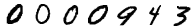
#> input picture curated_dataset/multi_digit_package/0000943.png, 196 x 28 px
$ python -i multidigit_classifier_ver4.py   (imports and definitions only)
#> lines starting #> are read from the running program, lines starting #| are printed output that depends on the picture; after the words box and inside, x2 and y2 are one past the last pixel; in counts of white or black regions, pixels touching at a corner belong together
import cv2
import numpy as np
from PIL import Image
import pickle
import os
import pandas as pd

# [16 lines left out: function preprocess_single_digit, not called in this run]

def extract_digits_from_image(image_path, debug=False):
    """
    Extracts individual digit images from a multi-digit image using OpenCV.

    Args:
        image_path (str): Path to the multi-digit image.
        debug (bool): If True, displays intermediate images for debugging.

    Returns:
        list: A list of PIL Image objects, each representing an extracted digit.
        list: A list of bounding box coordinates (x, y, w, h) for each digit.
    """
#> called with debug = False
    img = cv2.imread(image_path, cv2.IMREAD_GRAYSCALE)
#> img is the input picture: shape (28, 196); min 0, max 255, mean 214.5
    if img is None:
        print(f"Error: Could not read image at {image_path}")
        return [], []

    # 1. Preprocessing: Improved Thresholding and Dilation (Conditional)

    blurred = cv2.GaussianBlur(img, (5, 5), 0) # Apply Gaussian blur to smooth image.
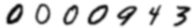
#> blurred: shape (28, 196); min 7, max 255, mean 214.5

    ret, thresh = cv2.threshold(blurred, 0, 255, cv2.THRESH_BINARY_INV + cv2.THRESH_OTSU) # Using Otsu's method
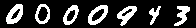
#> thresh: shape (28, 196); 20.9% white; 7 white regions
#> ret = 170

    kernel = np.ones((3, 3), np.uint8)
    # if the image has lots of gaps in the digits, add the dilation:
    # dilated = cv2.dilate(thresh, kernel, iterations=1) # dilate image to fill in gaps
    dilated = thresh

    if debug:
        # --- Visualization 1: Thresholded and Dilated Image ---
        cv2.imshow("Thresholded and Dilated", dilated)
        cv2.waitKey(0)  # Wait for a key press
        cv2.destroyAllWindows()
        # --- End Visualization 1 ---

    # 2. Contour Detection: Improved
    contours, hierarchy = cv2.findContours(dilated, cv2.RETR_EXTERNAL, cv2.CHAIN_APPROX_SIMPLE)
#> contours = 7 contours; box (x1, y1, x2, y2) and area: (88, 5, 108, 25) 250, (35, 4, 50, 24) 216, (6, 4, 23, 24) 216, (117, 6, 137, 26) 190, (63, 5, 79, 25) 189, (174, 6, 190, 26) 124, (149, 6, 161, 25) 71

    if debug:
        # --- Visualization 2: Contours on Original Image ---
        img_with_contours = cv2.cvtColor(img, cv2.COLOR_GRAY2BGR)  # Convert to BGR for color drawing
        cv2.drawContours(img_with_contours, contours, -1, (0, 255, 0), 2)  # Draw contours in green
        cv2.imshow("Contours on Original Image", img_with_contours)
        cv2.waitKey(0)
        cv2.destroyAllWindows()
        # --- End Visualization 2 ---

    # 3. Contour Filtering and Bounding Boxes: Refined
    digit_images = []
    digit_boxes = []

    max_boxes = 10
    box_count = 0
    for cnt in contours:
        x, y, w, h = cv2.boundingRect(cnt)
        # Refined filtering:
        if w > 2 and h > 5 and w < 70 and h < 70 and h / w > 0.5:
            # Check if the bounding box is not too close to the image edges
            # if x > 2 and y > 2 and x + w < img.shape[1] - 2 and y + h < img.shape[0] - 2:
            digit_boxes.append((x, y, w, h))
            box_count += 1
            if box_count >= max_boxes:
                break
#> this loop made 7 passes
#> (x, y, w, h) on passes 1 to 7: (174, 6, 16, 20), (149, 6, 12, 19), (117, 6, 20, 20), (88, 5, 20, 20), (63, 5, 16, 20), (35, 4, 15, 20), (6, 4, 17, 20)
#> after the loop, box_count = 7; digit_boxes = [(174, 6, 16, 20), (149, 6, 12, 19), (117, 6, 20, 20), (88, 5, 20, 20), (63, 5, 16, 20), (35, 4, 15, 20), (6, 4, 17, 20)]

    if debug:
        # --- Visualization 3: Bounding Boxes ---
        img_with_boxes = cv2.cvtColor(img, cv2.COLOR_GRAY2BGR)
        for x, y, w, h in digit_boxes:
            cv2.rectangle(img_with_boxes, (x, y), (x + w, y + h), (0, 0, 255), 2)  # Draw rectangle in red
        cv2.imshow("Bounding Boxes", img_with_boxes)
        cv2.waitKey(0)
        cv2.destroyAllWindows()
        # --- End Visualization 3 ---

    # 4. Merge Overlapping Boxes:
    # if there are too many boxes, try merging them
    if len(digit_boxes) > 7:
        digit_boxes = merge_overlapping_boxes(digit_boxes)

    if debug:
        # --- Visualization 4: Merged Bounding Boxes ---
        img_with_merged_boxes = cv2.cvtColor(img, cv2.COLOR_GRAY2BGR)
        for x, y, w, h in digit_boxes:
            cv2.rectangle(img_with_merged_boxes, (x, y), (x + w, y + h), (255, 0, 0), 2)  # Draw rectangle in blue
        cv2.imshow("Merged Bounding Boxes", img_with_merged_boxes)
        cv2.waitKey(0)
        cv2.destroyAllWindows()
        # --- End Visualization 4 ---

    # 5. Sorting (Left-to-Right)
    digit_boxes.sort()  # Sort by x-coordinate (leftmost first)

    # 6. Digit Extraction
    # --- Visualization 5: Padding on Extracted Digits ---
    if debug:
        img_with_padding = cv2.cvtColor(img, cv2.COLOR_GRAY2BGR)

    for x, y, w, h in digit_boxes:
        # --- New: Calculate Padding ---
        padding_percent = 0.1  # Adjust this value (e.g., 0.1 for 10%, 0.2 for 20%)
        padding_x = int(w * padding_percent)
        padding_y = int(h * padding_percent)

        # --- New: Adjust Bounding Box ---
        x_start = max(0, x - padding_x)
        y_start = max(0, y - padding_y)
        x_end = min(img.shape[1], x + w + padding_x)
        y_end = min(img.shape[0], y + h + padding_y)

        # Draw original box in red
        if debug:
            cv2.rectangle(img_with_padding, (x, y), (x + w, y + h), (0, 0, 255), 1) # original box in red
            cv2.rectangle(img_with_padding, (x_start, y_start), (x_end, y_end), (255, 0, 0), 1)  # Padded box in blue

        # --- New: Extract Digit with Padding ---
        digit_roi = img[y_start:y_end, x_start:x_end]

        digit_pil = Image.fromarray(digit_roi)
        digit_images.append(digit_pil)
#> this loop made 7 passes
#> (x, y, w, h, padding_x, padding_y, x_start, y_start) on passes 1 to 7: (6, 4, 17, 20, 1, 2, 5, 2), (35, 4, 15, 20, 1, 2, 34, 2), (63, 5, 16, 20, 1, 2, 62, 3), (88, 5, 20, 20, 2, 2, 86, 3), (117, 6, 20, 20, 2, 2, 115, 4), (149, 6, 12, 19, 1, 1, 148, 5), (174, 6, 16, 20, 1, 2, 173, 4)
#> pass 1, in extract_digits_from_image, `digit_pil = Image.fromarray(digit_roi)`:
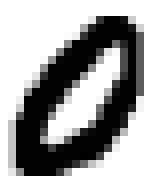
#> digit_pil: PIL image 19x24 L (shown 8 times larger); min 0, max 255, mean 162.9
#> pass 2, in extract_digits_from_image, `digit_pil = Image.fromarray(digit_roi)`:
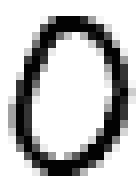
#> digit_pil: PIL image 17x24 L (shown 8 times larger); min 0, max 255, mean 192
#> pass 3, in extract_digits_from_image, `digit_pil = Image.fromarray(digit_roi)`:
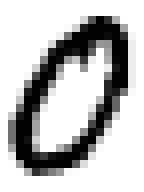
#> digit_pil: PIL image 18x24 L (shown 8 times larger); min 0, max 255, mean 188
#> after the loop, digit_images = 7 items
    if debug:
        cv2.imshow("Padding on Extracted Digits", img_with_padding)
        cv2.waitKey(0)
        cv2.destroyAllWindows()
    # --- End Visualization 5 ---
    return digit_images, digit_boxes

# [114 lines left out: functions classify_digits, combine_predictions, load_trained_model, merge_overlapping_boxes, main, not called in this run]

# [2 lines not run here, left out]

>>> result = extract_digits_from_image('curated_dataset/multi_digit_package/0000943.png')
